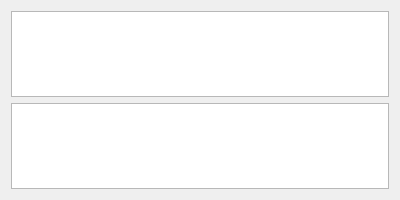
<?xml version="1.0" encoding="UTF-8"?>
<ui version="4.0">
 <class>StatisticsWindow</class>
 <widget class="QDialog" name="StatisticsWindow">
  <property name="geometry">
   <rect>
    <x>0</x>
    <y>0</y>
    <width>400</width>
    <height>200</height>
   </rect>
  </property>
  <property name="windowTitle">
   <string>Statistics</string>
  </property>
  <layout class="QGridLayout" name="gridLayout">
   <item row="0" column="0">
    <widget class="QTextEdit" name="inputStatisticsTextEdit"/>
   </item>
   <item row="1" column="0">
    <widget class="QTextEdit" name="outputStatisticsTextEdit"/>
   </item>
  </layout>
 </widget>
 <resources/>
 <connections/>
</ui>
